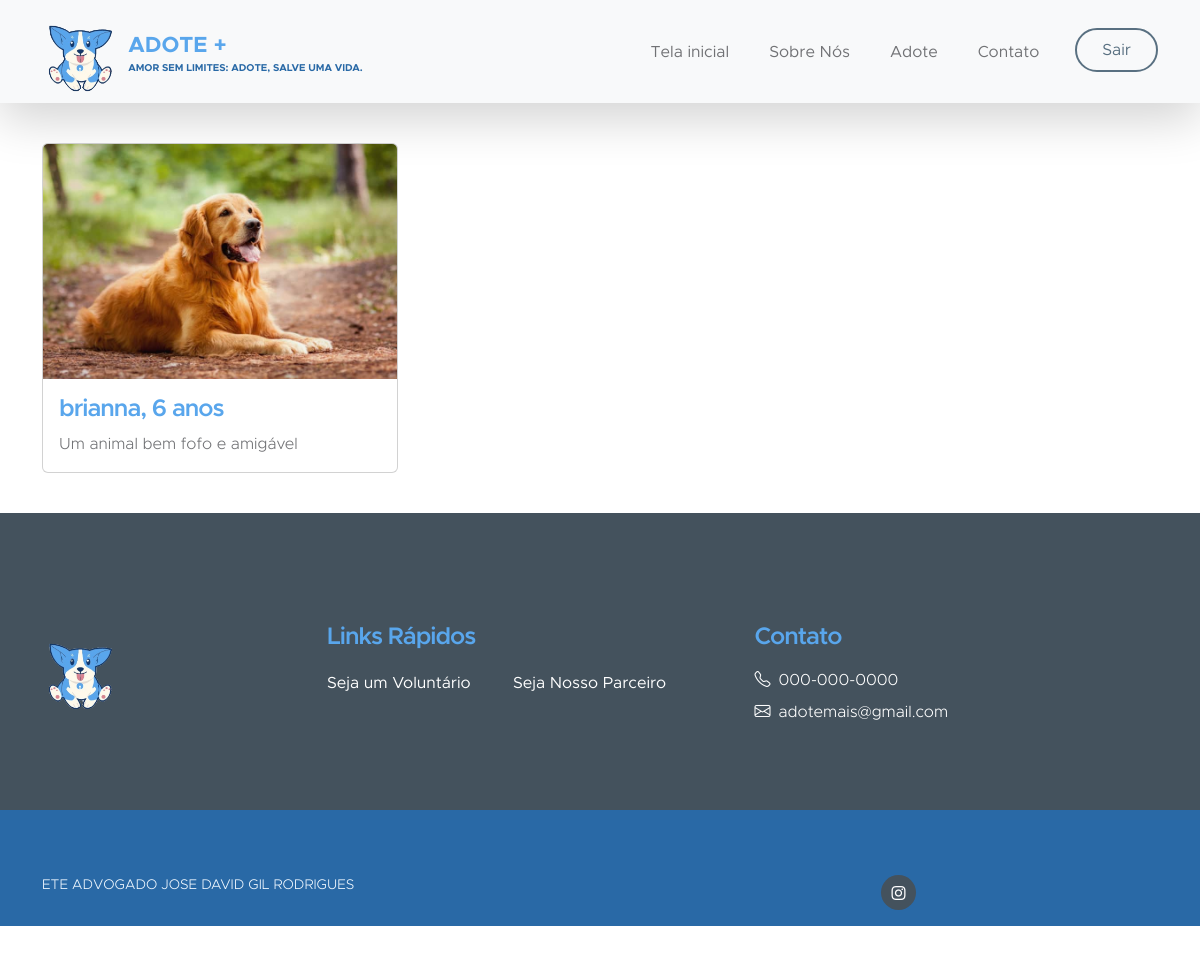
/adotar, run on the app's committed database.
### app/models/tables.py (models this page shows, shortened)
class Animal(db.Model):
    __tablename__= "animal" #nome da tabela já definida
    id = db.Column(db.Integer, primary_key=True)
    nome = db.Column(db.String(20), nullable=False)
    raca = db.Column(db.String(50), nullable=False)
    especie = db.Column(db.String(50), nullable=False)
    cor = db.Column(db.String(50), nullable=False)
    idade = db.Column(db.Integer, nullable=False)
    descricao = db.Column(db.Text, nullable=False)
    esterilizado = db.Column(db.Boolean)
    foto = db.Column(db.String(200), nullable=False)

### app/controllers/routes.py (the view)
@app.route('/adotar')
def adotar():
    animais = Animal.query.all()  # Busque todos os animais do banco de dados
    return render_template('adotar.html', animais=animais)

### app/templates/adotar.html (shortened to what this page needs)
<!DOCTYPE html>
    <html lang="en">
    <head>
        <link href="{{ url_for('static', filename='css/bootstrap.min.css') }}" rel="stylesheet">
        <link href="{{ url_for('static', filename='css/bootstrap-icons.css') }}" rel="stylesheet">
        <link href="{{ url_for('static', filename='css/index.css') }}" rel="stylesheet">
    </head>
    <body id="section_1">
        <header>
            <nav class="navbar navbar-expand-lg bg-light shadow-lg">
                <div class="container">
                    <a class="navbar-brand" href="/index">
                        <img src="{{ url_for('static', filename='images/logo.png') }}" class="logo img-fluid" alt="Kind Heart Charity">
                        <span>
                            ADOTE +
                            <small>Amor sem limites: adote, salve uma vida.</small>
                        </span>
                    </a>
                    <div class="collapse navbar-collapse" id="navbarNav">
                        <ul class="navbar-nav ms-auto">
                            <li class="nav-item">
                                <a class="nav-link click-scroll" href="/index">Tela inicial</a>
                            </li>
                            <li class="nav-item">
                                <a class="nav-link click-scroll" href="index.html#section_2">Sobre Nós</a>
                            </li>
                            <li class="nav-item">
                                <a class="nav-link click-scroll" href="#section_3">Adote</a>
                            </li>
                            <li class="nav-item">
                                <a class="nav-link click-scroll" href="#section_4">Contato</a>
                            </li>
                            <li class="nav-item ms-3">
                                <a class="nav-link custom-btn custom-border-btn btn" href="/logout">Sair</a>
                            </li>
                        </ul>
                    </div>
                </div>
            </nav>
        </header>
        <div class="container">
            <div class="row">
                {% for animal in animais %}
                    <div class="col-sm-4">
                        <div class="card h-100 d-flex flex-column justify-content-between">
                            <img class="card-img-top" src="{{ url_for('static', filename='uploads/' + animal.foto) }}" alt="{{ animal.nome }}">
                            <div class="card-body">
                                <h5 class="card-title">{{ animal.nome }}, {{ animal.idade }} anos</h5>
                                <p class="card-text">{{ animal.descricao }}</p>
                            </div>
                        </div>
                    </div>
                {% endfor %}
            </div>
        </div>
    <footer class="site-footer">
        <div class="container">
            <div class="row">
                <div class="col-lg-3 col-12 mb-4">
                    <img src="{{ url_for('static', filename='images/logo.png') }}" class="logo img-fluid"alt="">
                </div>
                <div class="col-lg-4 col-md-6 col-12 mb-4">
                    <h5 class="site-footer-title mb-3">Links Rápidos</h5>
                    <ul class="footer-menu">
                        <li class="footer-menu-item"><a href="#" class="footer-menu-link">Seja um Voluntário</a></li>
                        <li class="footer-menu-item"><a href="#" class="footer-menu-link">Seja Nosso Parceiro</a></li>
                    </ul>
                </div>
                <div class="col-lg-4 col-md-6 col-12 mx-auto">
                    <h5 class="site-footer-title mb-3">Contato</h5>
                    <p class="text-white d-flex mb-2">
                        <i class="bi-telephone me-2"></i>
                        <a href="tel: 120-240-9600" class="site-footer-link">000-000-0000</a>
                    </p>
                    <p class="text-white d-flex">
                        <i class="bi-envelope me-2"></i>
                        <a href="mailto:info@yourgmail.com" class="site-footer-link">adotemais@gmail.com</a>
                    </p>
                </div>
            </div>
        </div>
        <div class="site-footer-bottom">
            <div class="container">
                <div class="row">
                    <div class="col-lg-6 col-md-7 col-12">
                        <p class="copyright-text mb-0"> ETE ADVOGADO JOSE DAVID GIL RODRIGUES</p>
                    </div>
                    <div class="col-lg-6 col-md-5 col-12 d-flex justify-content-center align-items-center mx-auto">
                        <ul class="social-icons">
                            <li class="social-icon-item">
                                <a href="#" class="social-icon-link bi-instagram"></a>
                            </li>
                        </ul>
                    </div>
                </div>
            </div>
        </div>
    </footer>
</body>
</html>

### app/static/css/index.css (style rules this page uses)
* { margin:0; padding:0; }
:root { --white-color: #ffffff; --primary-color: #59A6EC; --secondary-color: #2969A6; --section-bg-color: #f0f8ff; --site-footer-bg-color: #44525d; --custom-btn-bg-color: #597081; --custom-btn-bg-hover-color: #59A6EC; --dark-color: #2969A6; --p-color: #717275; --border-color: #e9eaeb; --body-font-family: 'Metropolis', sans-serif; --h1-font-size: 52px; --h2-font-size: 46px; --h3-font-size: 32px; --h4-font-size: 28px; --h5-font-size: 24px; --h6-font-size: 22px; --p-font-size: 16px; --btn-font-size: 18px; --copyright-font-size: 14px; --border-radius-large: 100px; --border-radius-medium: 20px; --border-radius-small: 10px; --font-weight-light: 300; --font-weight-normal: 400; --font-weight-semibold: 600; --font-weight-bold: 700; }
body { background-color: var(--white-color); font-family: var(--body-font-family); }
h2, h3, h4, h5, h6 { color: var(--dark-color); }
h1, h2, h3, h4, h5, h6 { font-weight: var(--font-weight-semibold); letter-spacing: -1px; }
h5 { color: var(--primary-color); font-size: var(--h5-font-size); }
p { color: var(--p-color); font-size: var(--p-font-size); font-weight: var(--font-weight-light); }
ul li { color: var(--p-color); font-size: var(--p-font-size); font-weight: var(--font-weight-normal); }
a, button { touch-action: manipulation; transition: all 0.3s; }
a { color: var(--p-color); text-decoration: none; }
.custom-btn { background: var(--secondary-color); border: 2px solid transparent; border-radius: var(--border-radius-large); color: var(--white-color); font-size: var(--btn-font-size); font-weight: var(--font-weight-normal); line-height: normal; padding: 15px 25px; }
.navbar-expand-lg .navbar-nav .nav-link.custom-btn { color: var(--custom-btn-bg-color); margin-top: 8px; padding: 12px 25px; }
.custom-border-btn { background: transparent; border: 2px solid var(--custom-btn-bg-color); color: var(--primary-color); }
.navbar { background: var(--white-color); z-index: 9; padding-top: 0; padding-bottom: 0; }
.navbar-brand { color: var(--primary-color); font-size: var(--h6-font-size); font-weight: var(--font-weight-bold); }
.navbar-brand span { display: inline-block; vertical-align: middle; }
.navbar-brand small { color: var(--secondary-color); display: block; font-size: 10px; line-height: normal; text-transform: uppercase; }
.logo { width: 80px; height: auto; }
.navbar-expand-lg .navbar-nav .nav-link { margin-right: 0; margin-left: 0; padding: 20px; }
.navbar-nav .nav-link { display: inline-block; color: var(--p-color); font-size: var(--p-font-size); font-weight: var(--font-weight-medium); position: relative; padding-top: 15px; padding-bottom: 15px; }
.site-footer { background-color: var(--site-footer-bg-color); padding-top: 70px; }
.site-footer-bottom { background-color: var(--secondary-color); position: relative; z-index: 2; margin-top: 70px; padding-top: 25px; }
.site-footer-bottom a { color: var(--white-color); }
.site-footer-link { color: var(--white-color); }
.copyright-text { color: var(--section-bg-color); font-size: var(--copyright-font-size); margin-right: 30px; }
.footer-menu { column-count: 2; margin: 0; padding: 0; }
.footer-menu-item { list-style: none; display: block; }
.footer-menu-link { font-size: var(--p-font-size); color: var(--white-color); display: inline-block; vertical-align: middle; margin-right: 10px; margin-bottom: 0px; }
.social-icon-item { list-style: none; display: inline-block; vertical-align: top; }
.social-icon-link { background: var(--site-footer-bg-color); border-radius: var(--border-radius-large); color: var(--white-color); font-size: var(--copyright-font-size); display: block; margin-right: 5px; text-align: center; width: 35px; height: 35px; line-height: 38px; }

### app/templates/adotar.html (style rules this page uses)
.row { margin-top: 40px; margin-bottom: 40px; }

### data on the page
Animal: foto (picture), nome "brianna", idade "6", descricao "Um animal bem fofo e amigável"
